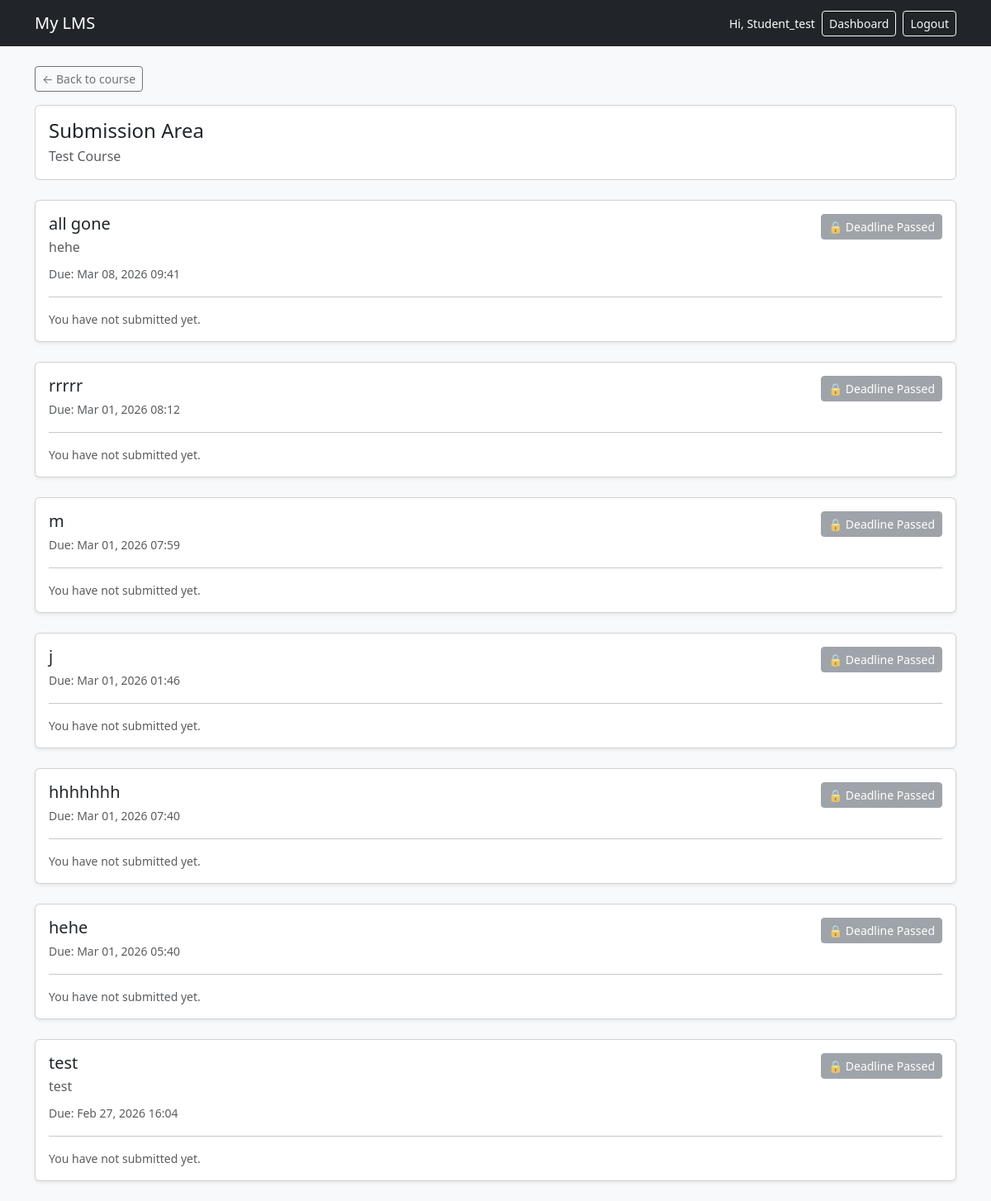
The page /courses/course/4/submissions/ (signed in) on the database its author committed.
### courses/models.py (models this page shows, shortened)
class Course(models.Model):
    teacher = models.ForeignKey(
        settings.AUTH_USER_MODEL,
        on_delete=models.CASCADE,
        related_name="courses_taught",
    )
    title = models.CharField(max_length=200)
    description = models.TextField(blank=True)
    created_at = models.DateTimeField(auto_now_add=True)

class Assignment(models.Model):
    course = models.ForeignKey(Course, on_delete=models.CASCADE, related_name="assignments")
    title = models.CharField(max_length=200)
    instructions = models.TextField(blank=True)
    due_date = models.DateTimeField(null=True, blank=True)
    created_at = models.DateTimeField(auto_now_add=True)
    reminder_24h_sent = models.BooleanField(default=False)
    reminder_2h_sent = models.BooleanField(default=False)
    closed_notification_sent = models.BooleanField(default=False)
    class Meta:
        ordering = ["-created_at"]

### courses/views.py (the view)
# urls.py: path("course/<int:course_id>/submissions/", views.submissions_page, name="submissions_page"),
@login_required
def submissions_page(request, course_id):
    course = get_object_or_404(Course, id=course_id)
    profile = getattr(request.user, "profile", None)
    role = getattr(profile, "role", None)
    is_teacher = request.user == course.teacher
    is_student = role == "STUDENT"
    is_enrolled = Enrollment.objects.filter(course=course, student=request.user).exists()
    if not (is_teacher or is_enrolled):
        return HttpResponseForbidden("You do not have access to submissions for this course.")
    assignments = list(course.assignments.prefetch_related("submissions__student"))
    if is_student:
        my_map = {
            s.assignment_id: s
            for s in Submission.objects.filter(
                assignment__course=course,
                student=request.user
            ).select_related("assignment")
        }
        for a in assignments:
            a.my_submission = my_map.get(a.id)
    else:
        for a in assignments:
            a.my_submission = None
    return render(request, "courses/submissions_page.html", {
        "course": course,
        "is_teacher": is_teacher,
        "is_student": is_student,
        "is_enrolled": is_enrolled,
        "assignments": assignments,
        "now": timezone.now(),
    })

### courses/templates/courses/submissions_page.html (shortened to what this page needs)
{% extends "base.html" %}
{% block content %}
<div class="mb-3 d-flex justify-content-between align-items-center">
  <a class="btn btn-sm btn-outline-secondary" href="{% url 'courses:detail' course.id %}">
    ← Back to course
  </a>
</div>
<div class="card mb-4">
  <div class="card-body">
    <h1 class="h4 mb-1">Submission Area</h1>
    <div class="text-muted">{{ course.title }}</div>
  </div>
</div>
{% if assignments %}
  <div class="row g-4">
    {% for assignment in assignments %}
      <div class="col-12">
        <div class="card shadow-sm">
          <div class="card-body">
            <div class="d-flex justify-content-between align-items-start flex-wrap gap-2">
              <div>
                <h5 class="mb-1">{{ assignment.title }}</h5>
                {% if assignment.instructions %}
                  <p class="text-muted mb-2">{{ assignment.instructions }}</p>
                {% endif %}
                {% if assignment.due_date %}
                  <small class="text-muted">
                    Due: {{ assignment.due_date|date:"M d, Y H:i" }}
                  </small>
                {% endif %}
              </div>
              <div class="d-flex gap-2 flex-wrap">
                {% if is_student and is_enrolled %}
                  {% if assignment.due_date and assignment.due_date < now %}
                    <button class="btn btn-sm btn-secondary" disabled>
                      🔒 Deadline Passed
                    </button>
                  {% endif %}
                {% endif %}
              </div>
            </div>
            {% if is_student and is_enrolled %}
              <hr>
              {% if assignment.my_submission %}
                <div class="small">
                  <div>
                    <strong>Your submission:</strong>
                    <a href="{{ assignment.my_submission.file.url }}" target="_blank">Open file</a>
                  </div>
                  <div class="text-muted">
                    Last updated: {{ assignment.my_submission.updated_at|date:"M d, Y H:i" }}
                  </div>
                  {% if assignment.my_submission.note %}
                    <div class="text-muted">
                      Note: {{ assignment.my_submission.note }}
                    </div>
                  {% endif %}
                  {% if assignment.my_submission.grade %}
                    <div class="mt-2">
                      <span class="badge bg-success">
                        Grade: {{ assignment.my_submission.grade }}
                      </span>
                    </div>
                  {% endif %}
                  {% if assignment.my_submission.teacher_comment %}
                    <div class="text-muted mt-1">
                      <strong>Teacher:</strong> {{ assignment.my_submission.teacher_comment }}
                    </div>
                  {% endif %}
                </div>
              {% else %}
                <div class="small text-muted">
                  You have not submitted yet.
                </div>
              {% endif %}
            {% endif %}
          </div>
        </div>
      </div>
    {% endfor %}
  </div>
{% endif %}
{% endblock %}

### templates/base.html (shortened to what this page needs)
<!doctype html>
<html lang="en">
<head>
  <link href="https://cdn.jsdelivr.net/npm/bootstrap@5.3.3/dist/css/bootstrap.min.css" rel="stylesheet">
</head>
<body class="bg-light">
<nav class="navbar navbar-expand-lg navbar-dark bg-dark">
  <div class="container">
    <a class="navbar-brand" href="{% url 'courses:list' %}">My LMS</a>
    <div class="d-flex align-items-center gap-2">
      {% if user.is_authenticated %}
        <span class="text-white small">Hi, {{ user.username }}</span>
        <a class="btn btn-sm btn-outline-light" href="{% url 'dashboard' %}">
          Dashboard
        </a>
        <form method="post" action="{% url 'logout' %}" class="mb-0">
          <button type="submit" class="btn btn-sm btn-outline-light">Logout</button>
        </form>
      {% else %}
        <a class="btn btn-sm btn-outline-light" href="{% url 'login' %}">Login</a>
        <a class="btn btn-sm btn-warning" href="{% url 'signup' %}">Sign up</a>
      {% endif %}
    </div>
  </div>
</nav>
<main class="container py-4">
  {% block content %}{% endblock %}
</main>
</body>
</html>

### rows shown on the page
Course: title "Test Course"
Assignment: title "all gone", instructions "hehe", due_date "Mar 08, 2026 09:41", shows "🔒 Deadline Passed", shows "You have not submitted yet."
Assignment: title "rrrrr", due_date "Mar 01, 2026 08:12", shows "🔒 Deadline Passed", shows "You have not submitted yet."
Assignment: title "m", due_date "Mar 01, 2026 07:59", shows "🔒 Deadline Passed", shows "You have not submitted yet."
Assignment: title "j", due_date "Mar 01, 2026 01:46", shows "🔒 Deadline Passed", shows "You have not submitted yet."
Assignment: title "hhhhhhh", due_date "Mar 01, 2026 07:40", shows "🔒 Deadline Passed", shows "You have not submitted yet."
Assignment: title "hehe", due_date "Mar 01, 2026 05:40", shows "🔒 Deadline Passed", shows "You have not submitted yet."
Assignment: title "test", instructions "test", due_date "Feb 27, 2026 16:04", shows "🔒 Deadline Passed", shows "You have not submitted yet."

### other values the page prints
{{ user.username }} "Student_test"
